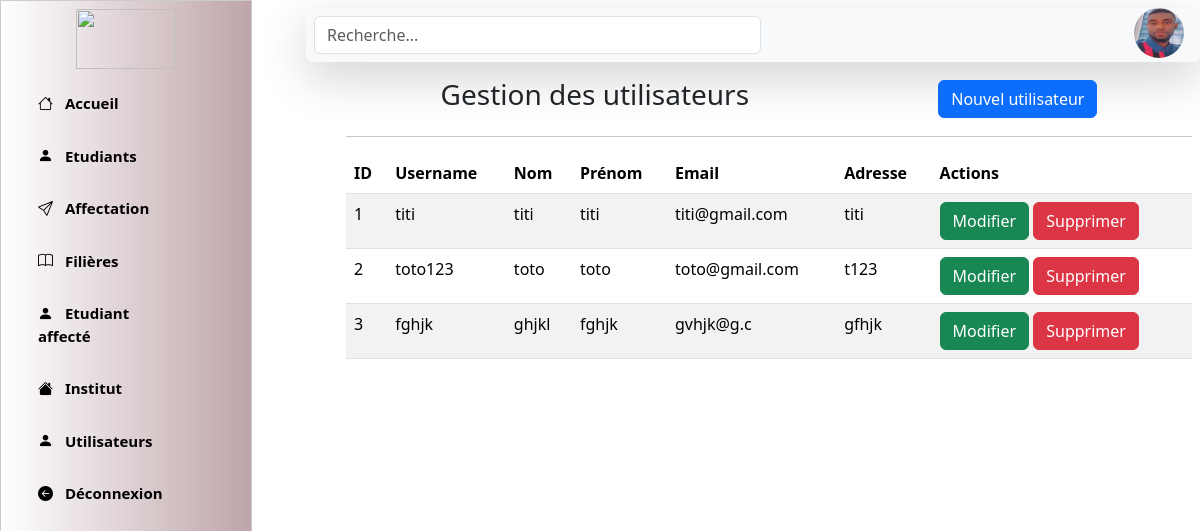
/index.php?action=utilisateurs (signed in), run on the app's committed database.
### tables this page shows
CREATE TABLE `utilisateurs` (
  `id_utilisateur` int(11) NOT NULL,
  `username` varchar(50) NOT NULL,
  `nom` varchar(50) NOT NULL,
  `prenom` varchar(50) NOT NULL,
  `email` varchar(50) NOT NULL,
  `adresse` varchar(50) NOT NULL,
  `motDepasse` varchar(100) NOT NULL
);

### db/fonctions.php (called while the page is built, shortened)
<?php
function getAllUsers(){
    global $conn;
    $res = $conn->prepare("select * from utilisateurs");
    $res->execute();
    return $res->fetchAll(PDO::FETCH_ASSOC);
}
?>

### pages/utilisateurs.php (the view)
 <?php
include_once "./db/db_connexion.php";
include_once "./db/fonctions.php";
$utilisateurs = getAllUsers();
?>
 <div class="section container">
                <div class="d-flex justify-content-around  align-items-center ">
                    <h3 class="gestUtilisateurs">Gestion des utilisateurs</h3>
                  <a class="ajouter_nouvel  btn btn-primary" href="index.php?action=ajouterUtilisateur">Nouvel utilisateur</a>
               </div>
                <hr class="">
                <div class="table-responsive">
                    <table class="table table-striped">
                        <thead>
                            <tr>
                                <th scope="col">ID</th>
                                <th scope="col">Username</th>
                                <th scope="col">Nom</th>
                                <th scope="col">Prénom</th>
                                <th scope="col">Email</th>
                                <th scope="col">Adresse</th>
                                <th scope="col">Actions</th>
                            </tr>
                        </thead>
                        <tbody>
                        <?php
                        $id = 1;
                        foreach ($utilisateurs as $user) {
                        ?>
                            <tr>
                                <td><?php  echo $id; ?></td>
                                <td><?php   echo $user['username']; ?></td>
                                <td><?php  echo $user['nom']; ?></td>
                                <td><?php  echo $user['prenom']; ?></td>
                                <td><?php  echo $user['email']; ?></td>
                                <td><?php  echo $user['adresse']; ?></td>
                                <td>
                                    <a  href="#" class="btn btn-success modifier"> Modifier</a>
                                    <a href="#" class="btn btn-danger supprimer"> Supprimer</a>
                                </td>
                            </tr>
                        <?php $id++;   } ?>
                        </table>
                    </div>
</div>

### data on the page
utilisateurs: username "titi", nom "titi", prenom "titi", email "titi@gmail.com", adresse "titi"
utilisateurs: username "toto123", nom "toto", prenom "toto", email "toto@gmail.com", adresse "t123"
utilisateurs: username "fghjk", nom "ghjkl", prenom "fghjk", email "gvhjk@g.c", adresse "gfhjk"
